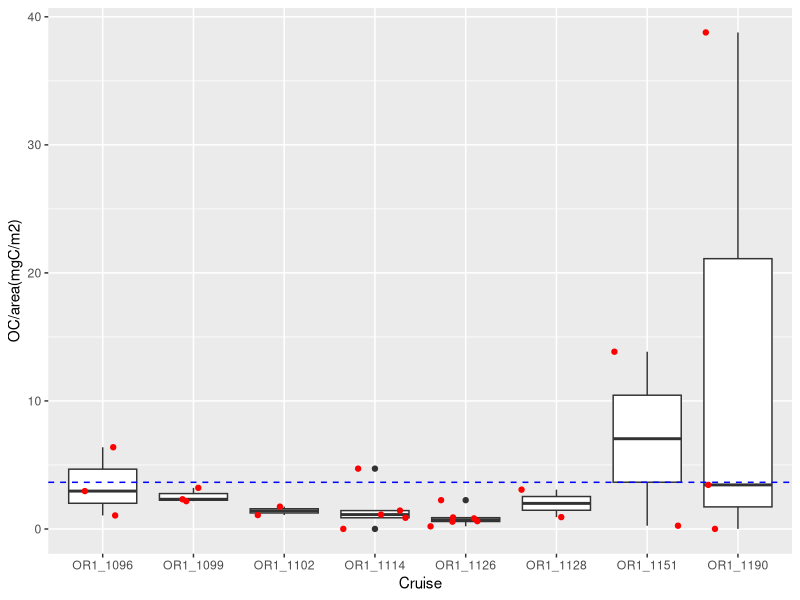
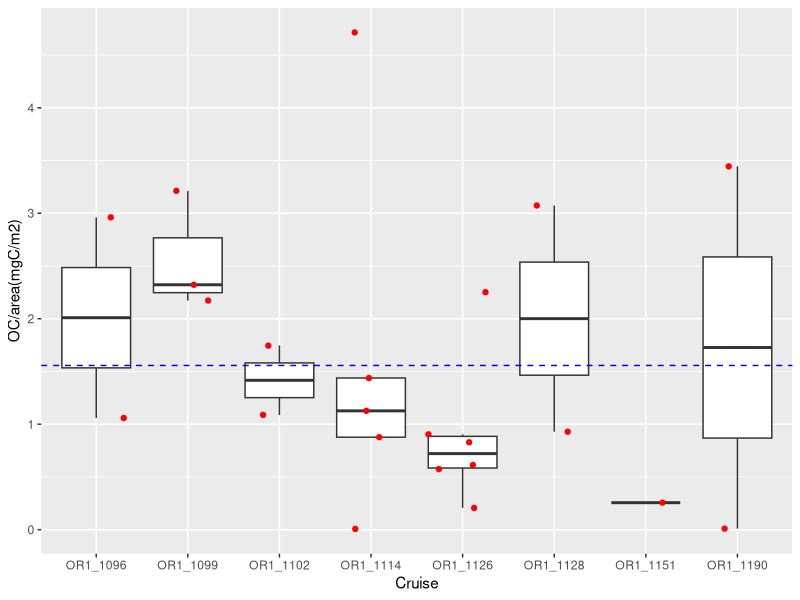
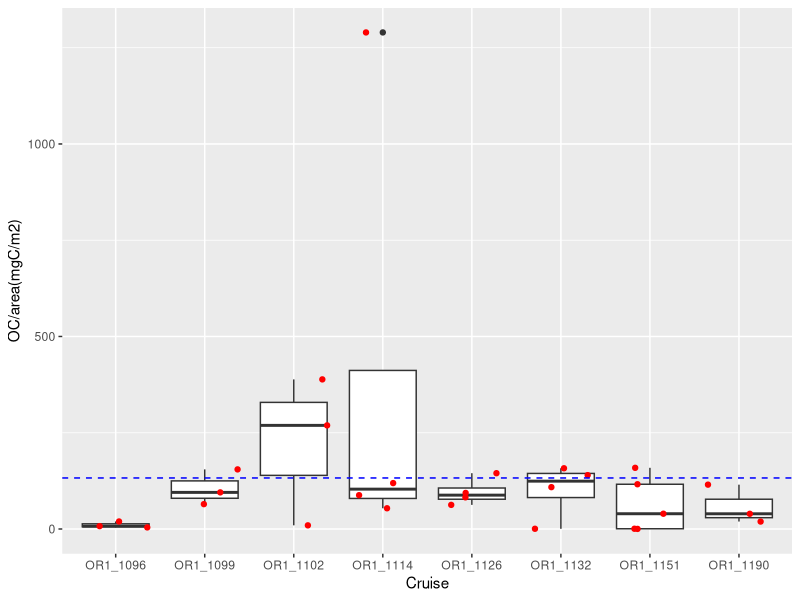
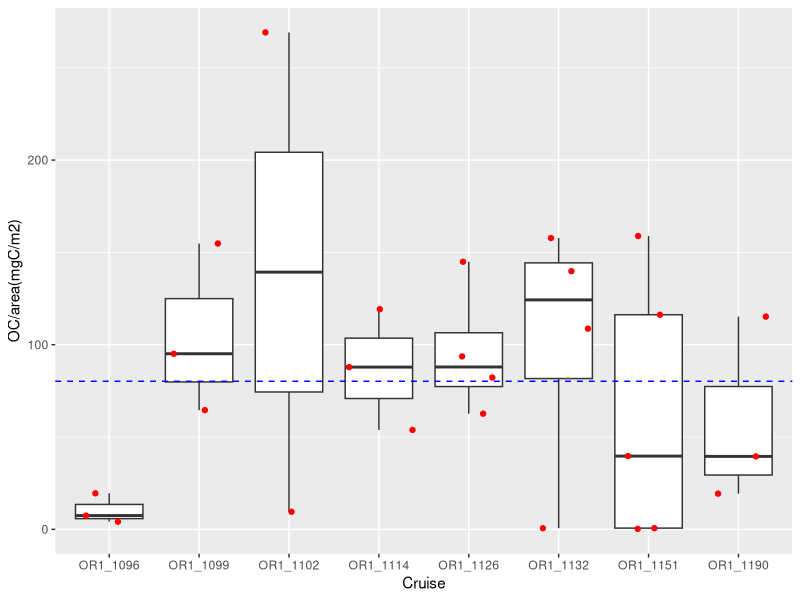
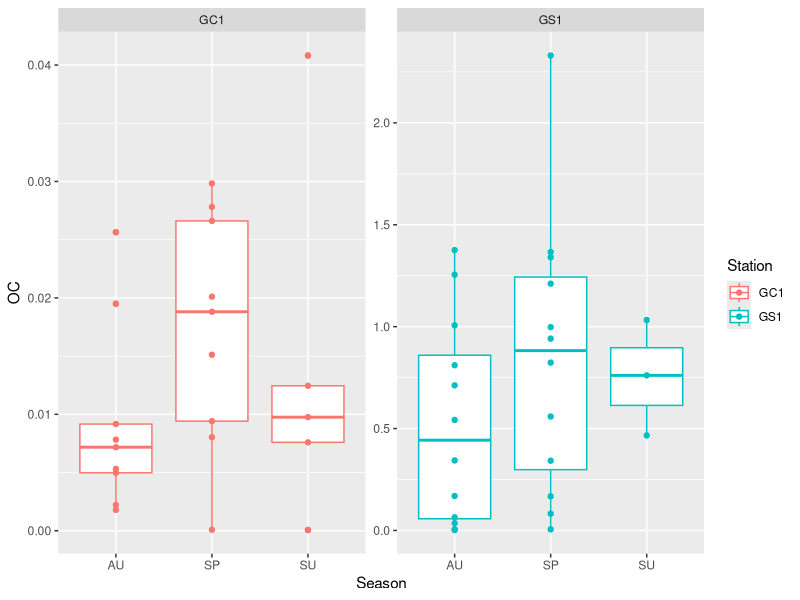

Source code (R) for these figures, in order:
rm(list = ls())
library(readxl)
library(dplyr)
library(writexl)
library(openxlsx)
rm(list = ls())
library(readxl)
library(dplyr)
library(writexl)
library(openxlsx)
#GC1_size####
GPSC_macro_size<-read_excel("Canyon_macro.xlsx",sheet = "Size")
levels(factor(GPSC_macro_size$Station))
GC1_macro<-GPSC_macro_size%>%filter(Station=="GC1")
#fix Cylinder and cylinder
levels(factor(GC1_macro$Type))
GC1_x<-GC1_macro %>% filter(Type=="Cylinder") %>% mutate(Type="cylinder")
GC1_macro<-GC1_macro %>% filter(Type!="Cylinder") %>% full_join(GC1_x)
levels(factor(GC1_macro$Type))

#with C value-> type=LW2C
GC1_macro[is.na(GC1_macro$C),]
#LW2C 125
GC1_LW2C<-GC1_macro %>% mutate(Volume=L*(W^2)*C) %>% filter(!is.na(Volume))
#cone 2
GC1_cone<-GC1_macro %>% filter(Type=="cone") %>% mutate(Volume=L*(W/2)^2*pi/3)
#cylinder 12
#GC1_macro%>%filter(Type=="cylinder")
#some polychaete were labelled as cylinder -> real cylinder 7
GC1_cylinder<-GC1_macro %>% filter(Taxon%in%c("Nemertea","Sipuncula")) %>%
  mutate(Volume=L*(W/2)^2*pi)
#ellipsoid
GC1_ellipsoid<-GC1_macro %>% filter(Type=="ellipsoid") %>%
  mutate(Volume=L*(W/2)^2*pi*4/3)
GC1<-rbind(GC1_LW2C,GC1_cone,GC1_cylinder,GC1_ellipsoid)
#V->OC
GC1_macro_OC<-GC1 %>%  mutate(DryW=Volume*1.13) %>% #DryW(mg)=volume(mm3)*1.13(g/cm3=mg/mm3)
  mutate(OC=DryW*0.043) #0.043 (fraction)
GC1 <-GC1_macro_OC %>% group_by(Cruise, Habitat, Station, Deployment, Tube) %>% 
  summarise(OC = sum(OC)) 

area<-pi*(10.5/2)^2/10000 #0.008659015m2
library(ggplot2)
GC1 %>% 
  ggplot(aes(x = Cruise, y = OC/area))+
  geom_boxplot()+
  geom_point(position = "jitter", color = "red")+
  geom_hline(yintercept = mean(GC1$OC)/area, linetype = 2, color = "blue")+
  ylab("OC/area(mgC/m2)")

GC1_mean<-mean(GC1$OC/area)
GC1_sd<-sd(GC1$OC/area)

#GC1_outlier####
GC1_Q   <- quantile(GC1$OC, probs=c(.25, .75), na.rm = FALSE)
GC1_iqr <- IQR(GC1$OC)
GC1_up  <- GC1_Q[2]+1.5*GC1_iqr # Upper Range  
GC1_low <- GC1_Q[1]-1.5*GC1_iqr # Lower Range
GC1_eliminated<- subset(GC1, GC1$OC > GC1_low & GC1$OC < GC1_up)

GC1_eliminated %>% 
  ggplot(aes(x = Cruise, y = OC/area))+
  geom_boxplot(outlier.shape = NA)+
  geom_point(position = "jitter", color = "red")+
  geom_hline(yintercept = mean(GC1_eliminated$OC)/area, linetype = 2, color = "blue")+
  ylab("OC/area(mgC/m2)")
GC1_el_mean<-mean(GC1_eliminated$OC/area)
GC1_el_sd  <-sd(GC1_eliminated$OC/area)

#GS1_size####
GPSC_macro_size<-NULL
for (i in 1:15){
  df<- read_excel("data/GPSC_macro_size/GPSC_macro_size_2020.08.03.xlsx",
                  sheet = i ,col_types = c("text","text", "text", 
                                           "numeric", "numeric", 
                                           "text", "text", "numeric",
                                           "numeric","text", "text",
                                           "numeric", "numeric",
                                           "numeric", "numeric", "numeric",
                                           "numeric", "text"))
  GPSC_macro_size<-rbind(GPSC_macro_size,df)
}

levels(factor(GPSC_macro_size$Station))
GS1_macro<-GPSC_macro_size %>% filter(Station=="GS1")
levels(factor(GS1_macro$Type))
#fix Cylinder and cylinder
GS1_x<-GS1_macro %>% filter(Type=="Cylinder") %>% mutate(Type="cylinder")
GS1_macro<-GS1_macro %>% filter(Type!="Cylinder") %>% full_join(GS1_x)
levels(factor(GS1_macro$Type))

#with C value-> type=LW2C
GS1_macro$C[is.na(GS1_macro$C)&GS1_macro$Taxon=="Polychaeta"]=0.53
GS1_macro[is.na(GS1_macro$C),]#91
#LW2C 1374
GS1_LW2C<-GS1_macro %>% mutate(Volume=L*(W^2)*C) %>% filter(!is.na(Volume))
#cone 3
GS1_cone<-GS1_macro %>% filter(Type=="cone") %>% mutate(Volume=L*(W/2)^2*pi/3)
#cylinder 78
GS1_cylinder<-GS1_macro %>% filter(Type=="cylinder" & 
                                     Taxon%in%c("Aplacophora","Sipuncula","Ophiuroidea","Nemertea")) %>%
  mutate(Volume=L*(W/2)^2*pi)
#ellipsoid 10
GS1_ellipsoid<-GS1_macro %>% filter(Type=="ellipsoid" & 
                                      Taxon%in%c("Ophiuroidea","Asteroidea" )) %>%
  mutate(Volume=L*(W/2)^2*pi*4/3)
GS1<-rbind(GS1_LW2C,GS1_cone,GS1_cylinder,GS1_ellipsoid)
#V->OC
GS1_macro_OC<-GS1%>%
  mutate(DryW=Volume*1.13)%>% #DryW(mg)=volume(mm3)*1.13(g/cm3=mg/mm3)
  mutate(OC=DryW*0.043) #0.043 (fraction)
GS1 <-GS1_macro_OC %>% 
  group_by(Cruise, Habitat, Station, Deployment, Tube) %>% 
  summarise(OC = sum(OC)) 

GS1 %>% 
  ggplot(aes(x = Cruise, y = OC/area))+
  geom_boxplot()+
  geom_point(position = "jitter", color = "red")+
  geom_hline(yintercept = mean(GS1$OC)/area, linetype = 2, color = "blue")+
  ylab("OC/area(mgC/m2)")

GS1_mean<-mean(GS1$OC/area)
GS1_sd<-sd(GS1$OC/area)

#GS1_outlier####
GS1_Q   <- quantile(GS1$OC, probs=c(.25, .75), na.rm = FALSE)
GS1_iqr <- IQR(GS1$OC)
GS1_up  <- GS1_Q[2]+1.5*GS1_iqr # Upper Range  
GS1_low <- GS1_Q[1]-1.5*GS1_iqr # Lower Range
GS1_eliminated <-subset(GS1, GS1$OC > GS1_low & GS1$OC < GS1_up)
GS1_eliminated%>%
  ggplot(aes(x = Cruise, y = OC/area))+
  geom_boxplot(outlier.shape = NA)+
  geom_point(position = "jitter", color = "red")+
  geom_hline(yintercept = mean(GS1_eliminated$OC)/area, linetype = 2, color = "blue")+
  ylab("OC/area(mgC/m2)")
GS1_el_mean<-mean(GS1_eliminated$OC/area)
GS1_el_sd<-sd(GS1_eliminated$OC/area)
GS1_eliminated
#season group
unique(GC1_eliminated$Cruise)
unique(GS1_eliminated$Cruise)

GC1_AU<-GC1_eliminated %>% filter(Cruise%in% c("OR1_1096","OR1_1126","OR1_1151"))
GC1_AU$Season<-"AU"
GC1_SP<-GC1_eliminated %>% filter(Cruise%in% c("OR1_1099","OR1_1102","OR1_1128","OR1_1190"))
GC1_SP$Season<-"SP"
GC1_SU<-GC1_eliminated %>% filter(Cruise=="OR1_1114")
GC1_SU$Season<-"SU"
GC1_season<-rbind(GC1_AU,GC1_SP,GC1_SU)

GS1_AU<-GS1_eliminated %>% filter(Cruise%in% c("OR1_1096","OR1_1126","OR1_1151"))
GS1_AU$Season<-"AU"
GS1_SP<-GS1_eliminated %>% filter(Cruise%in% c("OR1_1099","OR1_1102","OR1_1132","OR1_1190"))
GS1_SP$Season<-"SP"
GS1_SU<-GS1_eliminated %>% filter(Cruise=="OR1_1114")
GS1_SU$Season<-"SU"
GS1_season<-rbind(GS1_AU,GS1_SP,GS1_SU)

MAC<-rbind(GC1_season,GS1_season)
library(ggplot2)
ggplot(data = MAC, aes(x=Season,y=OC,color=Station))+
  geom_boxplot()+
  geom_point()+
  facet_wrap(~Station,scales = "free")
library()
#lm_mac<-lm(OC~Season*Station,data=MAC)
#summary(lm_mac)
#plot(lm_mac)

library(vegan)
library(dplyr)
MAC<-MAC %>% filter(Season!="SU")

set.seed(100)

#check variance:PERMDISP####
#1 calculate distance
mac_dist<-vegdist(MAC$OC,method = "euclidean")
#2 group->calculate data dispersion:Station
beta_station<-betadisper(mac_dist,group = MAC$Station)
#3 permutation grouping and calculate variance difference
permu_station<-permutest(beta_station,permutations = 9999)
permu_station
#2 group->calculate data dispersion:Season
beta_season<-betadisper(mac_dist,group = MAC$Season)
#3 permutation grouping and calculate variance difference
permu_season<-permutest(beta_season,permutations = 9999)
permu_season

set.seed(100)
#PERMANOVA####
permanova_mac<-adonis2(MAC$OC~Season*Station,data = MAC, permutations = 9999,
                       method = "euclidean",sqrt.dist = F)
permanova_mac

#library(nlme)
#gls_mac<-gls(OC~Season*Station,data=MAC)
#summary(gls_mac)
#plot(gls_mac)
